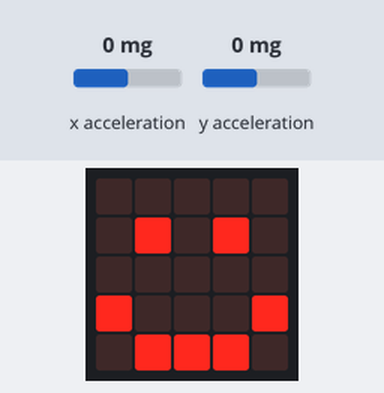
The program below on a simulated BBC micro:bit running MicroPython. On the bench: the board's 5×5 LED display. The inputs (shaded band) are chosen by the test bench; at power-on: x acceleration 0 mg, y acceleration 0 mg.

Above: at 1.6 s.
1.7 s: x acceleration set to -1440 mg
At 3.8 s:
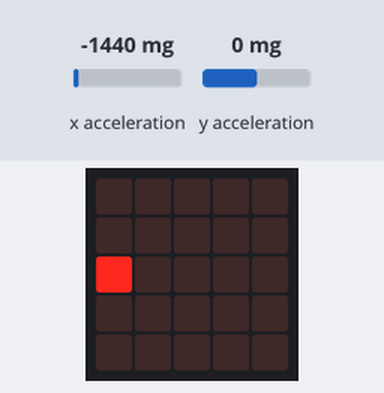
5.7 s: x acceleration set to 45 mg
9.7 s: x acceleration set to 55 mg
At 14.0 s:
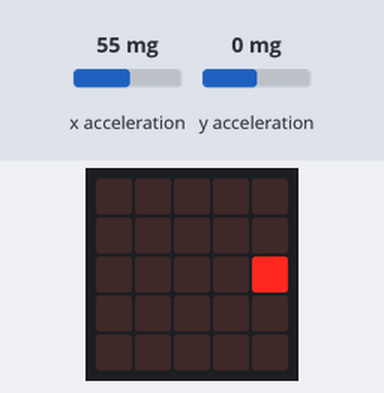
14.3 s: y acceleration set to -1440 mg
At 15.7 s:
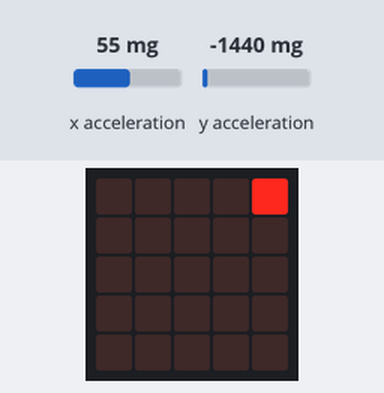
18.3 s: y acceleration set to 46 mg
22.3 s: y acceleration set to 54 mg
At 23.4 s:
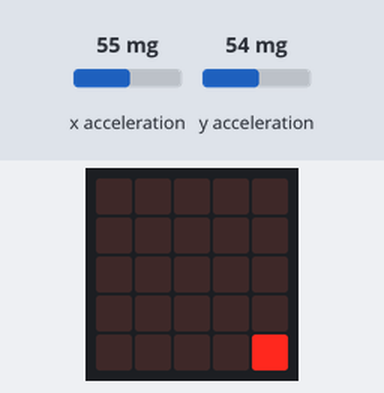
Timing chart, 0 to 25.3 s (numbered marks = the images above; inputs shaded):
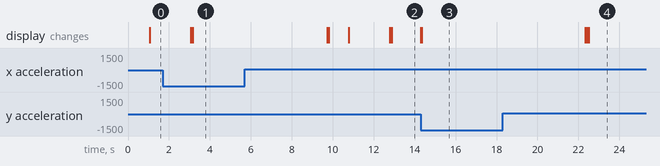

Measured:
- the behaviour switches between 49 and 50 mg on x acceleration (found by bisection; images 1 and 2)
- the behaviour switches between 49 and 50 mg on y acceleration (found by bisection; images 3 and 4)
- after the input at 1.7 s, the display: first differs from a run without the input after 1.4 s (image 1 shows a later state)
- after the input at 5.7 s, every drawn part: stays the same
- after the input at 9.7 s, the display: first changes at once (image 2 shows a later state)
- after the input at 14.3 s, the display: first changes at once (image 3 shows a later state)
- after the input at 18.3 s, every drawn part: stays the same
- after the input at 22.3 s, the display: first changes at once (image 4 shows a later state)

The program:

03_-_balancing-ball.py
```python
from microbit import *

table_edge = 4
table_centre = 2

def keep_ball_on_table(ball):
    # bounds of led grid
    ball[0] = min(ball[0], table_edge)
    ball[0] = max(ball[0], 0)
    ball[1] = min(ball[1], table_edge)
    ball[1] = max(ball[1], 0)

    return ball

# Accelerometer
def tilt_is_slight(tilt):
    return abs(tilt) < 50

def tilt_is_left(tilt):
    return tilt < 0

def tilt_is_right(tilt):
    return tilt > 0

def tilt_is_up(tilt):
    return tilt > 0

def tilt_is_down(tilt):
    return tilt < 0

# drawing
refresh_in_milliseconds = 50

PIXEL_ON = 9
PIXEL_OFF = 0

def hide_ball_at(point):
    display.set_pixel(point[0], point[1], PIXEL_OFF)

def show_ball_at(point):
    display.set_pixel(point[0], point[1], PIXEL_ON)

display.clear()

# start in centre
ball = [ table_centre, table_centre ]

#light up the centre dot...
show_ball_at(ball)

while True:

    sleep(refresh_in_milliseconds)

    hide_ball_at(ball)

    x_tilt = accelerometer.get_x()
    y_tilt = accelerometer.get_y()

    if tilt_is_slight(x_tilt):
        ball[0] = ball[0] # nothing
    elif tilt_is_left(x_tilt):
        ball[0] -= 1
    elif tilt_is_right(x_tilt):
        ball[0] += 1

    if tilt_is_slight(y_tilt):
        ball[1] = ball[1] # nothing
    elif tilt_is_left(y_tilt):
        ball[1] -= 1
    elif tilt_is_right(y_tilt):
        ball[1] += 1

    ball = keep_ball_on_table(ball)

    # calibraton
    #display.scroll(str(x_tilt) + " " + str(y_tilt))
    show_ball_at(ball)

    if ball[0] == table_centre and ball[1] == table_centre:
        sleep(1000)
        display.show(Image.HAPPY)
        sleep(2000)
        display.clear()
```
